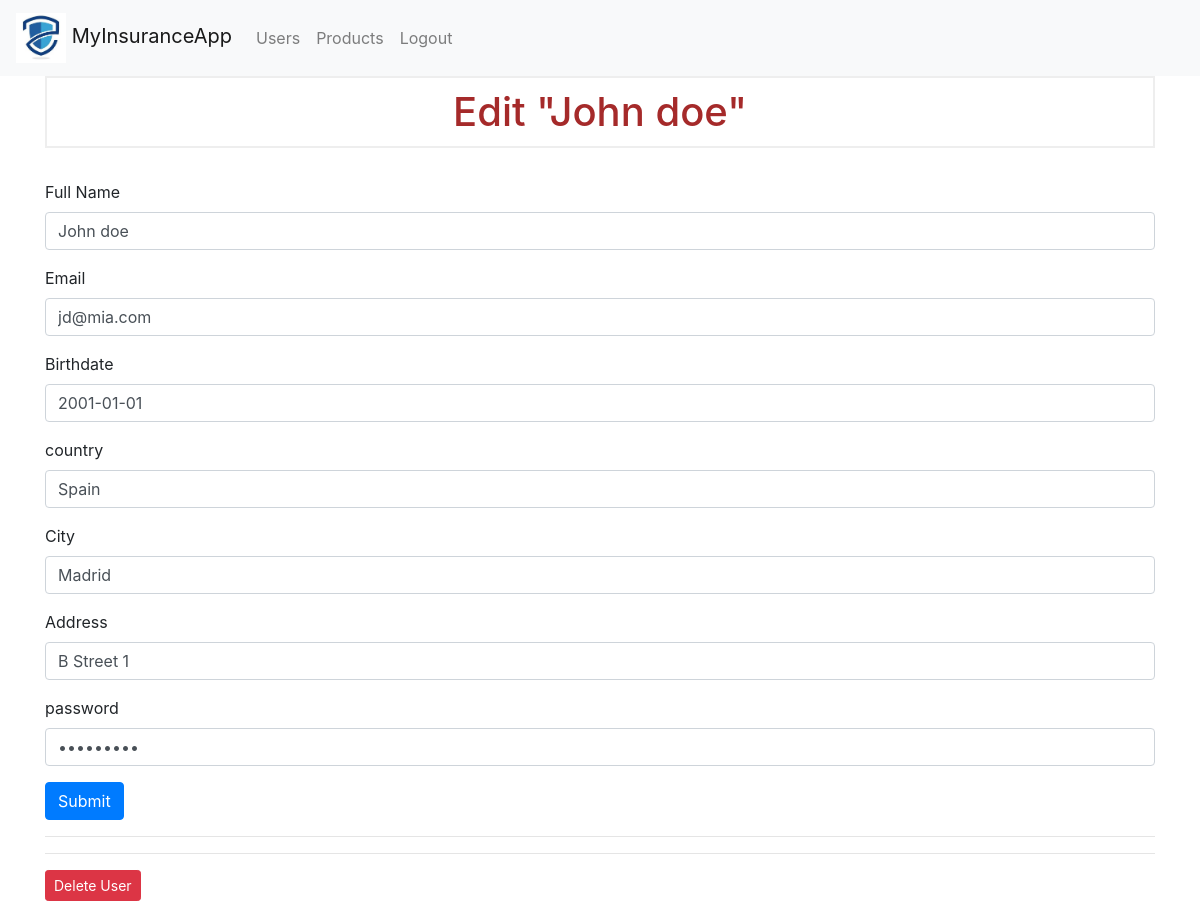
The page /users/1/edit (signed in) on the database as committed earlier.
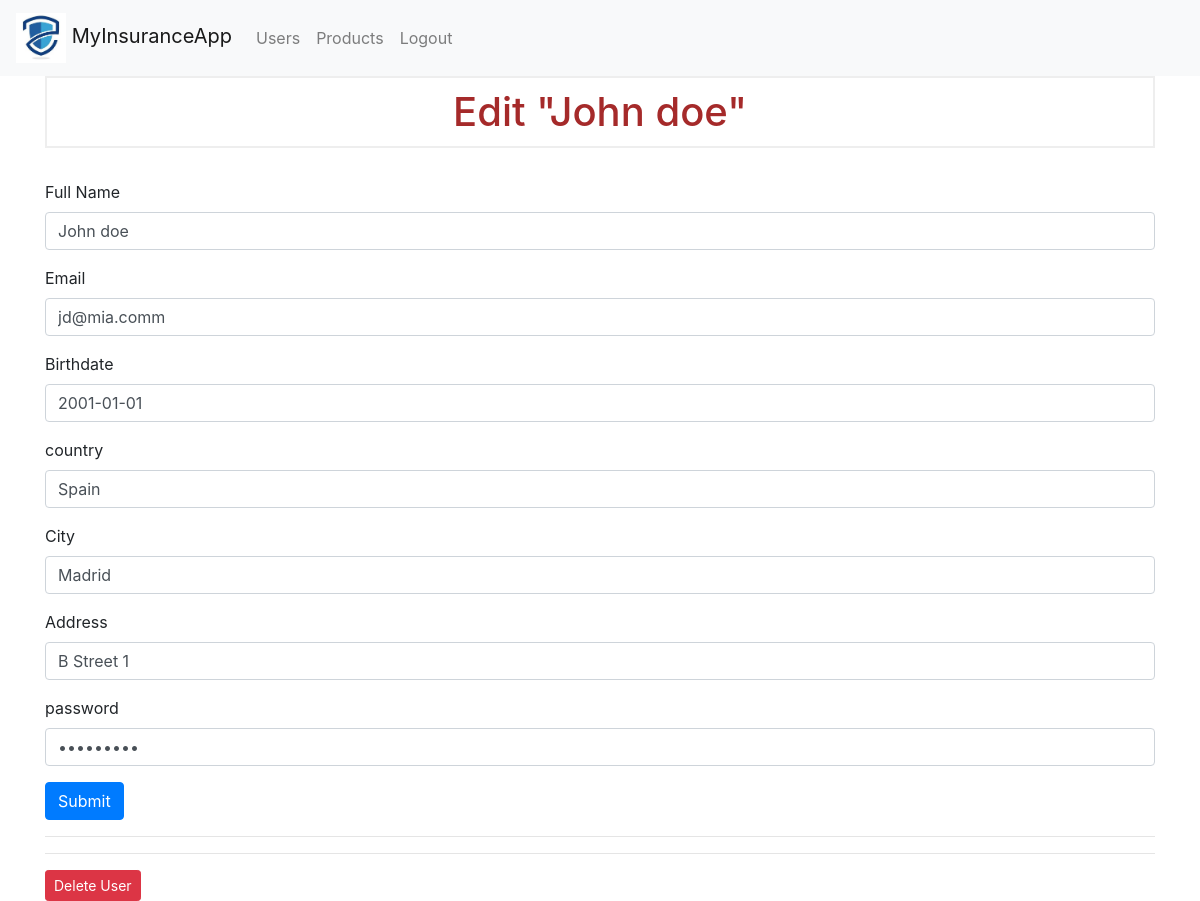
The same page on the database as committed later.
### tables this page shows
CREATE TABLE users (
    id INTEGER PRIMARY KEY AUTOINCREMENT,
    created TIMESTAMP ,
    fullname TEXT NOT NULL,
    email TEXT NOT NULL,
    birthdate TIMESTAMP ,
    country TEXT ,
    city TEXT ,
    address TEXT, 
    password TEXT
);

### project/controllers/web/user_controller.py (the view, shortened to what this page needs)
@app.route('/users/<int:id>/edit', methods=('GET', 'POST'))
def edituser(id):
    if not session.get("id"):
        return redirect(url_for('login'))
    user = get_user(id)
    return render_template('user/edit.html', user=user)

### project/persistence/__init__.py (called while the page is built)
def dict_factory(cursor, row):
    d = {}
    for idx, col in enumerate(cursor.description):
        d[col[0]] = row[idx]
    return d

def get_db_connection():
    conn = sqlite3.connect('./database/database.db')
    conn.row_factory = dict_factory
    return conn

### project/persistence/users_dao.py (called while the page is built)
def get_user(user_id):
    conn = get_db_connection()
    user = conn.execute('SELECT * FROM users WHERE id = ?',
                        (user_id,)).fetchone()
    conn.close()
    return user

### project/templates/user/edit.html (shortened to what this page needs)
{% extends 'base.html' %}
{% block content %}
<h1>{% block fullname %} Edit "{{ user['fullname'] }}" {% endblock %}</h1>
<br>
<form method="POST">
    <div class="form-group">
        <label for="fullname">Full Name</label>
        <input type="text" name="fullname" placeholder="User fullname"
               class="form-control"
               value="{{ request.form['fullname'] or user['fullname'] }}">
    </div>
    <div class="form-group">
        <label for="email">Email</label>
        <input type="text" name="email" placeholder="User email"
               class="form-control"
               value="{{ request.form['email'] or user['email'] }}">
    </div>
    <div class="form-group">
        <label for="birthdate">Birthdate</label>
        <input type="text" name="birthdate" placeholder="User birthdate"
               class="form-control"
               value="{{ request.form['birthdate'] or user['birthdate'] }}">
    </div>
    <div class="form-group">
        <label for="country">country</label>
        <input type="text" name="country" placeholder="User country"
               class="form-control"
               value="{{ request.form['country'] or user['country'] }}">
    </div>
    <div class="form-group">
        <label for="city">City</label>
        <input type="text" name="city" placeholder="User city"
               class="form-control"
               value="{{ request.form['city'] or user['city'] }}">
    </div>
    <div class="form-group">
        <label for="address">Address</label>
        <input type="text" name="address" placeholder="User address"
               class="form-control"
               value="{{ request.form['address'] or user['address'] }}">
    </div>
    <div class="form-group">
        <label for="password">password</label>
        <input type="password" name="password" placeholder="User password"
               class="form-control"
               value="{{ request.form['password'] or user['password'] }}">
    </div>
    <div class="form-group">
        <button type="submit" class="btn btn-primary">Submit</button>
    </div>
</form>
<hr>
<hr>
<form action="{{ url_for('deleteuser', id=user['id']) }}" method="POST">
    <input type="submit" value="Delete User"
            class="btn btn-danger btn-sm"
            onclick="return confirm('Are you sure you want to delete this user?')">
</form>
{% endblock %}

Rows that differ between the two databases and show on the page:
changed users "John doe": email "jd@mia.com" → "jd@mia.comm"
